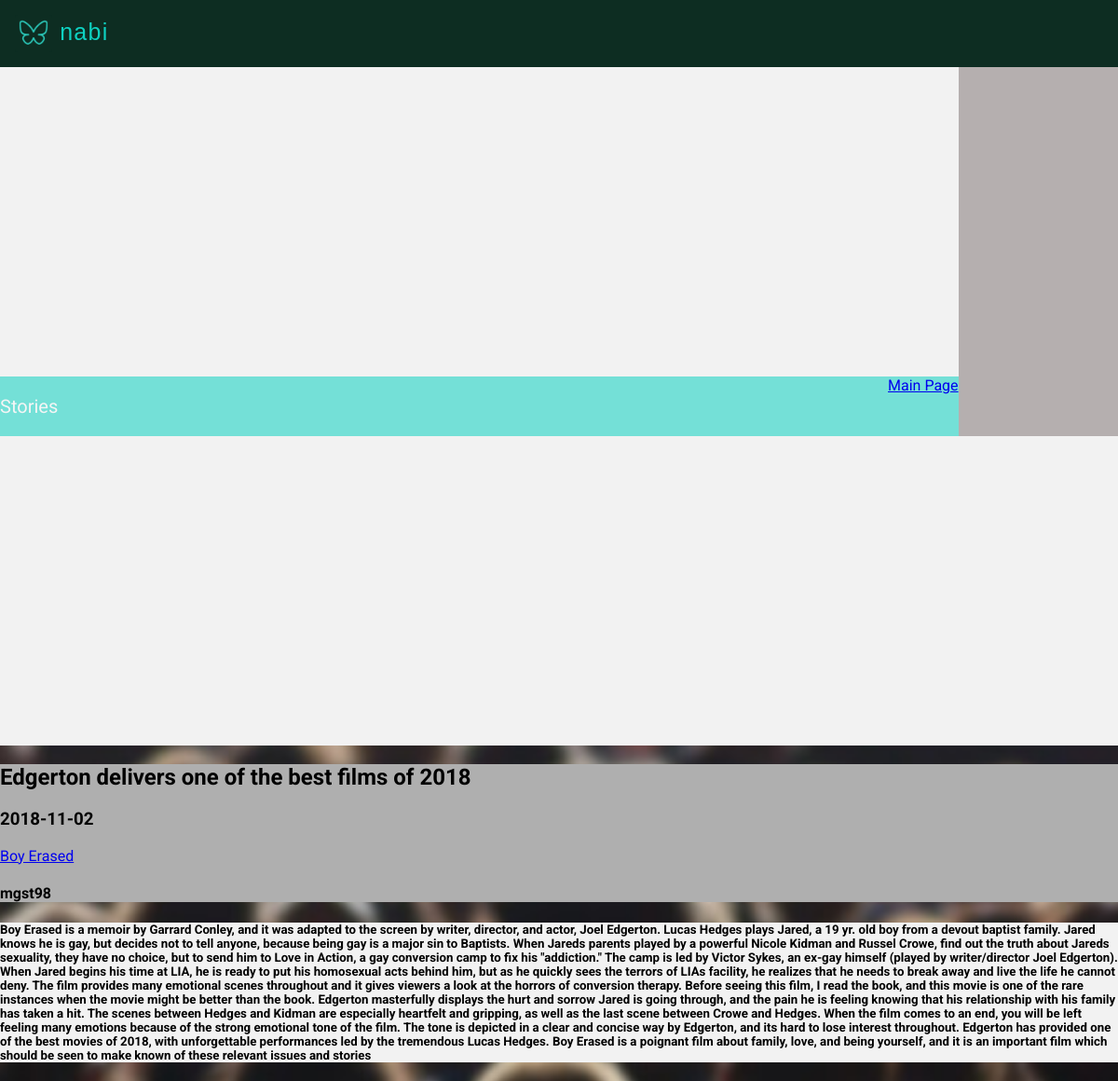
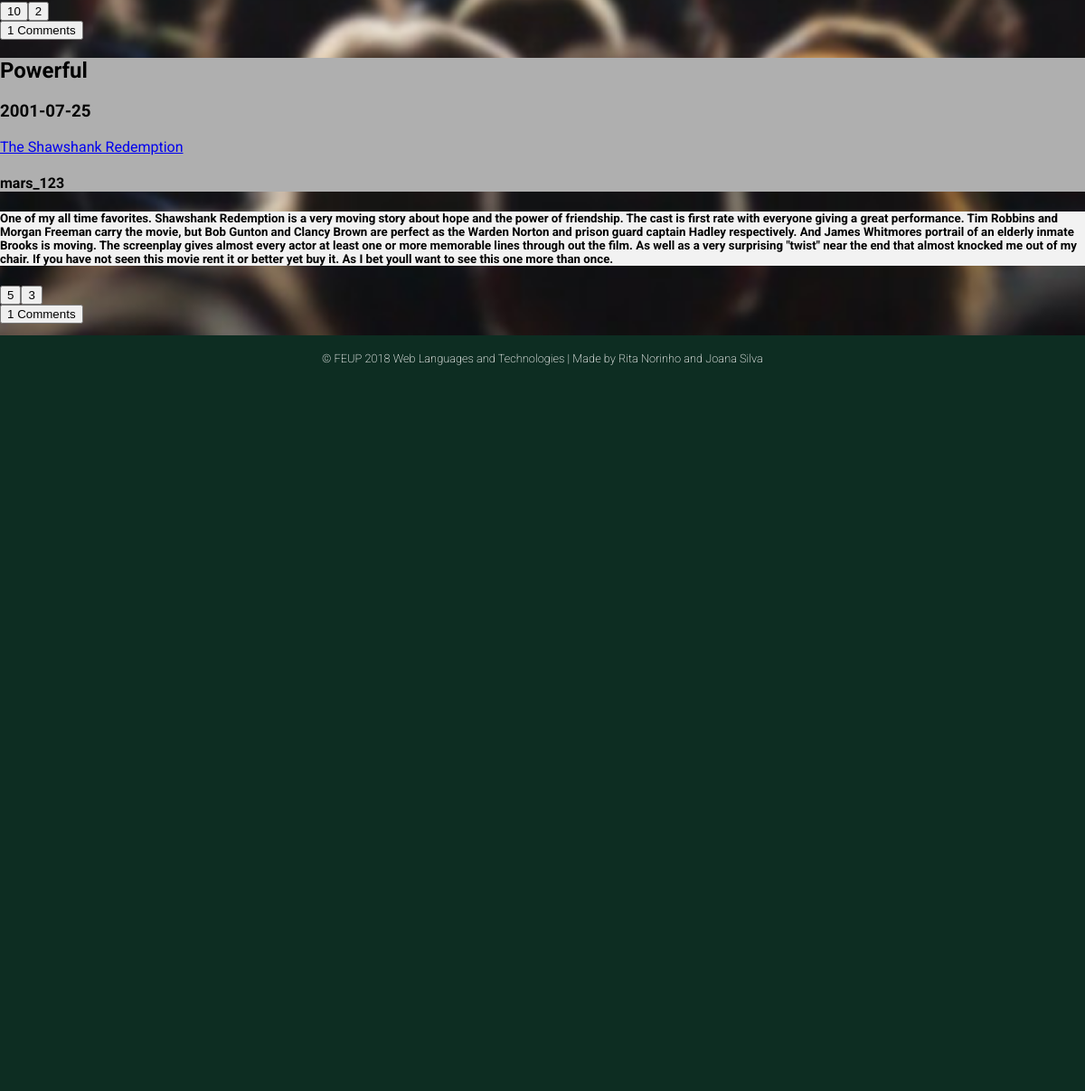
/pages/main_page.php (signed in), run on the app's committed database (2 pictures, top to bottom).
### tables this page shows
CREATE TABLE Review (
    ID          INTEGER PRIMARY KEY AUTOINCREMENT,
    Title       STRING  NOT NULL,
    UserID      INTEGER REFERENCES User(ID) ON DELETE CASCADE,
    MovieID     INTEGER REFERENCES Movie(ID) ON DELETE CASCADE,
    ReviewDate  DATE NOT NULL,
    Heart       INTEGER,
    Dislike     INTEGER,
    Description STRING NOT NULL
    
);

### pages/main_page.php (called while the page is built, shortened)
<?php
    include_once('../templates/common/tpl_footer.php');
    include_once('../templates/tpl_profile.php');
    include_once('../database/db_reviews.php');
    $all_reviews=getAllReviews();
    foreach ($all_reviews as $k => $review){
        $all_reviews[$k]['MovieName'] = getMovieName($review['MovieID']);
        $all_reviews[$k]['UserName'] = getUsername($review['UserID']);
        $all_reviews[$k]['NumberComments']=getReviewsComments($review['ID'],$review['UserID']);
    }
    draw_reviews($all_reviews);
    draw_footer();
?>

### database/db_reviews.php (called while the page is built, shortened)
<?php
function getAllReviews(){
    try{
        $db = Database::instance()->db();
        $stmt = $db->prepare('SELECT * FROM Review ORDER BY ReviewDate DESC');
        $stmt->execute();
        $allReviews= $stmt->fetchAll();
        return $allReviews;
    }catch(PDOException $e) {
        return -1;
    }
}
?>

### templates/tpl_profile.php (the view, shortened to what this page needs)
<!DOCTYPE html>
<html>
<head>
    <link rel="stylesheet" href="../css/style.css">
    <link rel="stylesheet" href="https://use.fontawesome.com/releases/v5.3.1/css/all.css">
</head>
<body>
<div class="profile_container">
    <div class="profile_header">
    <header>
      <p>  <img src="../assets/mininabi.png" alt="Nabi logo (butterfly)" width="40" height="40"> nabi </p>
    </header>
    </div>
     <div class="profile_side_nav">
    </div>
     <div class="profile_info" >
    </div>
    <div class="Stories">
    <p>Stories</p>
    </div>
    <?php function draw_reviews($reviews){
             foreach($reviews as $review){?>
        <div class="review_info">
            <h2><?=$review['Title']?> </h2>
            <h3><?=$review['ReviewDate']?></h3>
            <a href="movie.php?movie_id=<?php echo htmlentities($review['MovieID'])?>"><?=$review['MovieName']?></a>
            <h4><?=$review['UserName']?> </h4>
        </div>
        <div class="review_content">
            <h5><?=$review['Description']?></h5>
        </div>
        <div class="review_likes">
            <div class="likes">
                <button type="button"><?=$review['Heart']?>
                <button type="button"><?=$review['Dislike']?>
            </div>
         <div class="comments">
             <button type ="button"><?=$review['NumberComments']?> Comments
         </div>
        </div>
        <?php } }?>
        <div class="main_page_link">
        <a href="main_page.php">Main Page </a>
        </div>
</div>
</body>
</html>

### templates/common/tpl_footer.php
<?php function draw_footer(){?>
<footer>
    <p> &#169; FEUP 2018 Web Languages and Technologies | Made by Rita Norinho and Joana Silva  </p>
</footer>
<?php } ?>
</body>
</html>

### css/style.css (style rules this page uses)
html { height:100% ; }
body { margin: 0 auto; min-height:100% ; font-family: "Roboto",sans-serif; --bg-color-dark: #0D2D22; --bg-color-light: #0ED1C1; --panel-color: #FFFFFF; --logo-font-color: #00311D; --input-color: #f2f2f2; --bg-color-nav:rgba(14, 209, 193, 0.548); --bg-color-sidenav:rgba(177, 171, 171, 0.932); background-image: url('../assets/background.jpg'); background-position: center; background-attachment: fixed; background-repeat: no-repeat; background-size: cover; }
header { padding: 1em; text-align: center; background-color: var(--bg-color-dark); }
footer p { padding:1.4em; text-align: center; background-color: var(--bg-color-dark); font-size: 0.8em; font-weight: 200; color:white; min-height: 100%; }
div.profile_container { background-image: none; background-color: var(--input-color); height: 100vh; display: grid; font-family: "Roboto", 'sans-serif'; grid-template-columns: 6fr 1fr; grid-template-rows: auto 1fr auto auto 1fr; grid-template-areas: "header header" "info goto" "nav goto" "reviews goto" "footer footer"; }
.profile_header { grid-area: header; }
.profile_header p { text-align: left; color: var(--bg-color-light); font-family: 'Candara',sans-serif; font-size: 25px; margin: 0; letter-spacing: 0.05em; }
.profile_header p img { vertical-align: middle; }
div.profile_info { grid-area: info; }
.profile_side_nav { background-color: var(--bg-color-sidenav); grid-area: goto; }
.Stories { grid-area: nav; background-color: var(--bg-color-nav); color: whitesmoke; font-size: 20px; }
.main_page_link { grid-area: nav; text-align: right; }
.review_info { background-color: rgb(175, 175, 175); }
.review_content { background-color: var(--input-color); }

### data on the page
review: Title "Edgerton delivers one of the best films of 2018", ReviewDate "2018-11-02", MovieName "Boy Erased", UserName "mgst98", Description "Boy Erased is a memoir by Garrard Conley, and it was adapted to the screen by writer, director, and actor, Joel Edgerton. Lucas Hedges plays Jared, a 19 yr. old boy from a devout baptist family. Jared knows he is gay, but decides not to tell anyone, because being gay is a major sin to Baptists. When Jareds parents played by a powerful Nicole Kidman and Russel Crowe, find out the truth about Jareds sexuality, they have no choice, but to send him to Love in Action, a gay conversion camp to fix his \"addiction.\" The camp is led by Victor Sykes, an ex-gay himself (played by writer/director Joel Edgerton). When Jared begins his time at LIA, he is ready to put his homosexual acts behind him, but…", Heart "10", Dislike "2", NumberComments "1"
review: Title "Powerful", ReviewDate "2001-07-25", MovieName "The Shawshank Redemption", UserName "mars_123", Description "One of my all time favorites. Shawshank Redemption is a very moving story about hope and the power of friendship. The cast is first rate with everyone giving a great performance. Tim Robbins and Morgan Freeman carry the movie, but Bob Gunton and Clancy Brown are perfect as the Warden Norton and prison guard captain Hadley respectively. And James Whitmores portrail of an elderly inmate Brooks is moving. The screenplay gives almost every actor at least one or more memorable lines through out the film. As well as a very surprising \"twist\" near the end that almost knocked me out of my chair. If you have not seen this movie rent it or better yet buy it. As I bet youll want to see this one more…", Heart "5", Dislike "3", MovieID "1"
